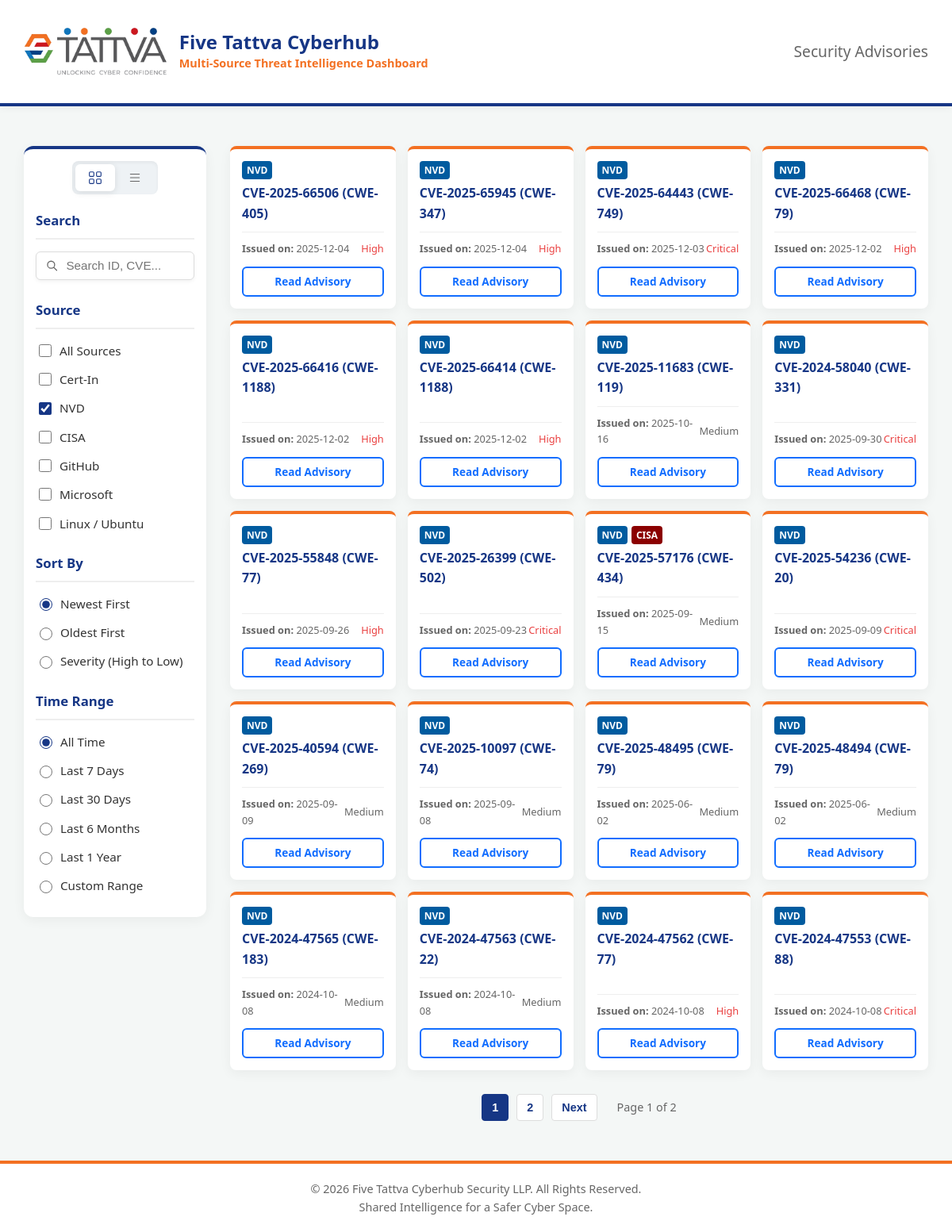
The page /index.php?source=NVD on the database its author committed.
### tables this page shows
CREATE TABLE advisories (
        id INTEGER PRIMARY KEY AUTOINCREMENT,
        source_id TEXT UNIQUE NOT NULL,
        source TEXT NOT NULL,
        cve_ids TEXT,
        title TEXT,
        severity TEXT,
        issue_date TEXT,
        description TEXT,
        software_affected TEXT,
        solution TEXT,
        original_link TEXT,
        created_at DATETIME DEFAULT CURRENT_TIMESTAMP
    );

### db.php (called while the page is built, shortened)
<?php
$db_file = __DIR__ . '/database.sqlite';
try {
    $db = new PDO('sqlite:' . $db_file);
    $db->setAttribute(PDO::ATTR_ERRMODE, PDO::ERRMODE_EXCEPTION);
    $db->setAttribute(PDO::ATTR_DEFAULT_FETCH_MODE, PDO::FETCH_ASSOC);
    $query = "CREATE TABLE IF NOT EXISTS advisories (
        id INTEGER PRIMARY KEY AUTOINCREMENT,
        source_id TEXT UNIQUE NOT NULL,
        source TEXT NOT NULL,
        cve_ids TEXT,
        title TEXT,
        severity TEXT,
        issue_date TEXT,
        description TEXT,
        software_affected TEXT,
        solution TEXT,
        original_link TEXT,
        created_at DATETIME DEFAULT CURRENT_TIMESTAMP
    )";
    $db->exec($query);
}
catch (PDOException $e) {
    die("Database Connection Error: " . $e->getMessage());
}
function get_all_advisories($limit = 20, $offset = 0, $search = '', $sort = 'newest', $source_filter = '', $time_range = 'all', $start_date = '', $end_date = '')
{
    global $db;
    $query = "SELECT * FROM advisories WHERE 1=1";
    $params = [];
    if (!empty($source_filter) && $source_filter !== 'All') {
        $sources = array_map('trim', explode(',', $source_filter));
        if (count($sources) > 0) {
            $source_clauses = [];
            foreach ($sources as $i => $src) {
                if (!empty($src)) {
                    $source_clauses[] = "source LIKE :source_$i";
                    $params[":source_$i"] = "%$src%";
                }
            }
            if (!empty($source_clauses)) {
                $query .= " AND (" . implode(' OR ', $source_clauses) . ")";
            }
        }
    }
    switch ($sort) {
        case 'newest':
        default:
            $query .= " ORDER BY issue_date DESC, id DESC";
            break;
    }
    $query .= " LIMIT :limit OFFSET :offset";
    $params[':limit'] = $limit;
    $params[':offset'] = $offset;
    $stmt = $db->prepare($query);
    foreach ($params as $key => $val) {
        $type = ($key === ':limit' || $key === ':offset') ?PDO::PARAM_INT : PDO::PARAM_STR;
        $stmt->bindValue($key, $val, $type);
    }
    $stmt->execute();
    return $stmt->fetchAll();
}
function get_advisories_count($search = '', $source_filter = '', $time_range = 'all', $start_date = '', $end_date = '')
{
    global $db;
    $query = "SELECT COUNT(*) FROM advisories WHERE 1=1";
    $params = [];
    if (!empty($source_filter) && $source_filter !== 'All') {
        $sources = array_map('trim', explode(',', $source_filter));
        if (count($sources) > 0) {
            $source_clauses = [];
            foreach ($sources as $i => $src) {
                if (!empty($src)) {
                    $source_clauses[] = "source LIKE :source_$i";
                    $params[":source_$i"] = "%$src%";
                }
            }
            if (!empty($source_clauses)) {
                $query .= " AND (" . implode(' OR ', $source_clauses) . ")";
            }
        }
    }
    $stmt = $db->prepare($query);
    foreach ($params as $key => $val) {
        $stmt->bindValue($key, $val, PDO::PARAM_STR);
    }
    $stmt->execute();
    return $stmt->fetchColumn();
}
?>

### index.php (the view, shortened to what this page needs)
<?php
require_once 'db.php';
$search = $_GET['search'] ?? '';
$sort = $_GET['sort'] ?? 'newest';
$source = $_GET['source'] ?? 'All';
$time_range = $_GET['time_range'] ?? 'all';
$start_date = $_GET['start_date'] ?? '';
$end_date = $_GET['end_date'] ?? '';
$page = isset($_GET['page']) ? (int)$_GET['page'] : 1;
$limit = 20;
$offset = ($page - 1) * $limit;
$advisories = get_all_advisories($limit, $offset, $search, $sort, $source, $time_range, $start_date, $end_date);
$total_advisories = get_advisories_count($search, $source, $time_range, $start_date, $end_date);
$total_pages = ceil($total_advisories / $limit);
function get_source_color($src)
{
    switch ($src) {
        case 'NVD':
            return '#005b9f';
        case 'CISA':
            return '#8b0000';
        default:
            return '#666';
    }
}
?>
<!DOCTYPE html>
<html lang="en">
<head>
    <link rel="stylesheet" href="style.css?v=<?php echo time(); ?>">
</head>
<body>
    <header>
        <div class="container brand-header">
            <div class="brand-logo">
                <img src="images/logo.png" alt="Five Tattva Logo" onerror="this.src=''; this.alt='Five Tattva';">
                <div class="brand-text">
                    <h1>Five Tattva Cyberhub</h1>
                    <span>Multi-Source Threat Intelligence Dashboard</span>
                </div>
            </div>
            <div class="header-advisories-title">
                <h2>Security Advisories</h2>
            </div>
        </div>
    </header>
    <div class="container main-layout">
        <div class="content-wrapper">
        <aside class="sidebar-filters">
            <div class="view-toggle" style="margin-bottom: 20px;">
                <div class="toggle-switch">
                    <button id="btnGrid" class="btn-view active" onclick="setView('grid')" title="Grid View">
                    </button>
                    <button id="btnList" class="btn-view" onclick="setView('list')" title="List View">
                        <svg width="18" height="18" fill="currentColor" viewBox="0 0 16 16">
                            <path fill-rule="evenodd" d="M2.5 12a.5.5 0 0 1 .5-.5h10a.5.5 0 0 1 0 1H3a.5.5 0 0 1-.5-.5zm0-4a.5.5 0 0 1 .5-.5h10a.5.5 0 0 1 0 1H3a.5.5 0 0 1-.5-.5zm0-4a.5.5 0 0 1 .5-.5h10a.5.5 0 0 1 0 1H3a.5.5 0 0 1-.5-.5z"/>
                        </svg>
                    </button>
                </div>
            </div>
            <div class="filter-group">
                <h4>Search</h4>
                <div class="search-box" style="display: flex; gap: 10px; align-items: center; background: white; padding: 8px 12px; border: 1px solid #ddd; border-radius: 6px; box-shadow: 0 2px 5px rgba(0,0,0,0.05);">
                    <svg width="18" height="18" fill="none" stroke="var(--text-secondary)" viewBox="0 0 24 24"><path stroke-linecap="round" stroke-linejoin="round" stroke-width="2" d="M21 21l-6-6m2-5a7 7 0 11-14 0 7 7 0 0114 0z"></path></svg>
                    <input type="text" id="searchInput" placeholder="Search ID, CVE..." value="<?php echo htmlspecialchars($search); ?>" style="border: none; outline: none; padding: 0; width: 100%; font-size: 0.95rem;">
                </div>
            </div>
            <div class="filter-group">
                <h4>Source</h4>
                <?php
$selected_sources = explode(',', $source);
$is_all = (empty($source) || $source == 'All');
?>
                <label class="filter-option">
                    <input type="checkbox" id="sourceAll" name="source" value="All" <?php echo $is_all ? 'checked' : ''; ?>> All Sources
                </label>
                <label class="filter-option">
                    <input type="checkbox" class="source-cb" name="source" value="Cert-In" <?php echo($is_all || in_array('Cert-In', $selected_sources)) ? 'checked' : ''; ?>> Cert-In
                </label>
                <label class="filter-option">
                    <input type="checkbox" class="source-cb" name="source" value="NVD" <?php echo($is_all || in_array('NVD', $selected_sources)) ? 'checked' : ''; ?>> NVD
                </label>
                <label class="filter-option">
                    <input type="checkbox" class="source-cb" name="source" value="CISA" <?php echo($is_all || in_array('CISA', $selected_sources)) ? 'checked' : ''; ?>> CISA
                </label>
                <label class="filter-option">
                    <input type="checkbox" class="source-cb" name="source" value="GitHub" <?php echo($is_all || in_array('GitHub', $selected_sources)) ? 'checked' : ''; ?>> GitHub
                </label>
                <label class="filter-option">
                    <input type="checkbox" class="source-cb" name="source" value="Microsoft" <?php echo($is_all || in_array('Microsoft', $selected_sources)) ? 'checked' : ''; ?>> Microsoft
                </label>
                <label class="filter-option">
                    <input type="checkbox" class="source-cb" name="source" value="Linux" <?php echo($is_all || in_array('Linux', $selected_sources)) ? 'checked' : ''; ?>> Linux / Ubuntu
                </label>
            </div>
            <div class="filter-group">
                <h4>Sort By</h4>
                <label class="filter-option">
                    <input type="radio" name="sort" value="newest" <?php echo($sort == 'newest') ? 'checked' : ''; ?>> Newest First
                </label>
                <label class="filter-option">
                    <input type="radio" name="sort" value="oldest" <?php echo($sort == 'oldest') ? 'checked' : ''; ?>> Oldest First
                </label>
                <label class="filter-option">
                    <input type="radio" name="sort" value="severity" <?php echo($sort == 'severity') ? 'checked' : ''; ?>> Severity (High to Low)
                </label>
            </div>
            <div class="filter-group">
                <h4>Time Range</h4>
                <label class="filter-option">
                    <input type="radio" name="time_range" value="all" <?php echo($time_range == 'all') ? 'checked' : ''; ?>> All Time
                </label>
                <label class="filter-option">
                    <input type="radio" name="time_range" value="7days" <?php echo($time_range == '7days') ? 'checked' : ''; ?>> Last 7 Days
                </label>
                <label class="filter-option">
                    <input type="radio" name="time_range" value="30days" <?php echo($time_range == '30days') ? 'checked' : ''; ?>> Last 30 Days
                </label>
                <label class="filter-option">
                    <input type="radio" name="time_range" value="6months" <?php echo($time_range == '6months') ? 'checked' : ''; ?>> Last 6 Months
                </label>
                <label class="filter-option">
                    <input type="radio" name="time_range" value="1year" <?php echo($time_range == '1year') ? 'checked' : ''; ?>> Last 1 Year
                </label>
                <label class="filter-option">
                    <input type="radio" name="time_range" value="custom" <?php echo($time_range == 'custom') ? 'checked' : ''; ?>> Custom Range
                </label>
            </div>
        </aside>
        <div class="main-content">
        <div id="advisoryContainer" class="advisory-grid">
            <?php if (empty($advisories)): ?>
                <div style="grid-column: 1/-1; text-align: center; padding: 60px 20px; background: var(--card-bg); border-radius: 8px; border-top: 4px solid var(--text-secondary); box-shadow: 0 4px 15px rgba(0,0,0,0.05);">
                    <svg width="64" height="64" viewBox="0 0 24 24" fill="none" stroke="var(--text-secondary)" stroke-width="1.5" style="margin-bottom: 20px; opacity: 0.5;">
                        <path stroke-linecap="round" stroke-linejoin="round" d="M9 12h6m-6 4h6m2 5H7a2 2 0 01-2-2V5a2 2 0 012-2h5.586a1 1 0 01.707.293l5.414 5.414a1 1 0 01.293.707V19a2 2 0 01-2 2z"></path>
                    </svg>
                    <h3 style="color: var(--primary-color); font-size: 1.25rem; margin: 0 0 10px 0; font-weight: 600;">No Threat Intelligence Found</h3>
                    <?php if (!empty($search)): ?>
                        <p style="color: var(--text-secondary); margin: 0;">We couldn't find any advisories matching "<strong><?php echo htmlspecialchars($search); ?></strong>". Try adjusting your search or filters.</p>
                    <?php
    else: ?>
                        <p style="color: var(--text-secondary); margin: 0;">There are no advisories available for the selected filters. Try broadening your criteria.</p>
                    <?php
    endif; ?>
                </div>
            <?php
else: ?>
                <?php foreach ($advisories as $adv):
        $source_color = get_source_color($adv['source']); ?>
                <div class="advisory-card">
                    <div style="display:flex; justify-content:space-between; align-items:center; margin-bottom: 5px;">
                        <div class="tags" style="display:flex; gap: 5px;">
                            <?php
        $sources = explode(',', $adv['source']);
        foreach ($sources as $s):
            $s = trim($s);
            $source_color = get_source_color($s);
?>
                            <span style="font-size: 0.75rem; background-color: <?php echo $source_color; ?>; color: white; padding: 2px 6px; border-radius: 4px; font-weight: bold;">
                                <?php echo htmlspecialchars($s); ?>
                            </span>
                            <?php
        endforeach; ?>
                        </div>
                    </div>
                    <div class="advisory-title-wrapper" data-tooltip="<?php echo htmlspecialchars($adv['title']); ?>">
                        <div class="advisory-title"><?php echo htmlspecialchars($adv['title']); ?></div>
                    </div>
                    <div class="advisory-meta">
                        <div class="advisory-meta-date" data-tooltip="Issued on: <?php echo htmlspecialchars($adv['issue_date']); ?>">
                            <span><strong>Issued on:</strong> <?php echo htmlspecialchars($adv['issue_date']); ?></span>
                        </div>
                        <span style="color: <?php echo($adv['severity'] == 'High' || $adv['severity'] == 'Critical') ? 'var(--danger)' : 'var(--text-secondary)'; ?>">
                            <?php echo htmlspecialchars($adv['severity']); ?>
                        </span>
                    </div>
                    <a href="advisory.php?id=<?php echo $adv['id']; ?>" class="btn-read">Read Advisory</a>
                </div>
                <?php
    endforeach; ?>
            <?php
endif; ?>
            <?php if ($total_pages > 1): ?>
                <?php
    $max_visible_pages = 5;
    $start_page = max(1, $page - floor($max_visible_pages / 2));
    $end_page = min($total_pages, $start_page + $max_visible_pages - 1);
    if ($end_page - $start_page + 1 < $max_visible_pages) {
        $start_page = max(1, $end_page - $max_visible_pages + 1);
    }
?>
                <div class="pagination" style="grid-column: 1/-1; display:flex; justify-content:center; align-items:center; gap:10px; margin-top:15px;">
                    <?php for ($i = $start_page; $i <= $end_page; $i++): ?>
                        <button onclick="goToPage(<?php echo $i; ?>)" class="btn-page <?php echo($i === $page) ? 'active' : ''; ?>"><?php echo $i; ?></button>
                    <?php
    endfor; ?>
                    <?php if ($page < $total_pages): ?>
                        <button onclick="goToPage(<?php echo $page + 1; ?>)" class="btn-page">Next</button>
                    <?php
    endif; ?>
                    <span style="margin-left: 15px; color: var(--text-secondary); font-size:0.9rem;">Page <?php echo $page; ?> of <?php echo $total_pages; ?></span>
                </div>
            <?php
endif; ?>
        </div>
        </div>
        </div>
    </div>
    <footer class="footer-brand">
        &copy; <?php echo date('Y'); ?> Five Tattva Cyberhub Security LLP. All Rights Reserved.
        <br>Shared Intelligence for a Safer Cyber Space.
    </footer>
</body>
</html>

### rows shown on the page
advisories: source "NVD", title "CVE-2025-66506 (CWE-405)", issue_date "2025-12-04", severity "High"
advisories: source "NVD", title "CVE-2025-65945 (CWE-347)", issue_date "2025-12-04", severity "High"
advisories: source "NVD", title "CVE-2025-64443 (CWE-749)", issue_date "2025-12-03", severity "Critical"
advisories: source "NVD", title "CVE-2025-66468 (CWE-79)", issue_date "2025-12-02", severity "High"
advisories: source "NVD", title "CVE-2025-66416 (CWE-1188)", issue_date "2025-12-02", severity "High"
advisories: source "NVD", title "CVE-2025-66414 (CWE-1188)", issue_date "2025-12-02", severity "High"
advisories: source "NVD", title "CVE-2025-11683 (CWE-119)", issue_date "2025-10-16", severity "Medium"
advisories: source "NVD", title "CVE-2024-58040 (CWE-331)", issue_date "2025-09-30", severity "Critical"
advisories: source "NVD", title "CVE-2025-55848 (CWE-77)", issue_date "2025-09-26", severity "High"
advisories: source "NVD", title "CVE-2025-26399 (CWE-502)", issue_date "2025-09-23", severity "Critical"
advisories: source "NVD", source "CISA", title "CVE-2025-57176 (CWE-434)", issue_date "2025-09-15", severity "Medium"
advisories: source "NVD", title "CVE-2025-54236 (CWE-20)", issue_date "2025-09-09", severity "Critical"
advisories: source "NVD", title "CVE-2025-40594 (CWE-269)", issue_date "2025-09-09", severity "Medium"
advisories: source "NVD", title "CVE-2025-10097 (CWE-74)", issue_date "2025-09-08", severity "Medium"
advisories: source "NVD", title "CVE-2025-48495 (CWE-79)", issue_date "2025-06-02", severity "Medium"
advisories: source "NVD", title "CVE-2025-48494 (CWE-79)", issue_date "2025-06-02", severity "Medium"
advisories: source "NVD", title "CVE-2024-47565 (CWE-183)", issue_date "2024-10-08", severity "Medium"
advisories: source "NVD", title "CVE-2024-47563 (CWE-22)", issue_date "2024-10-08", severity "Medium"
advisories: source "NVD", title "CVE-2024-47562 (CWE-77)", issue_date "2024-10-08", severity "High"
advisories: source "NVD", title "CVE-2024-47553 (CWE-88)", issue_date "2024-10-08", severity "Critical"

### other values the page prints
$page "1"
$total_pages "2"
